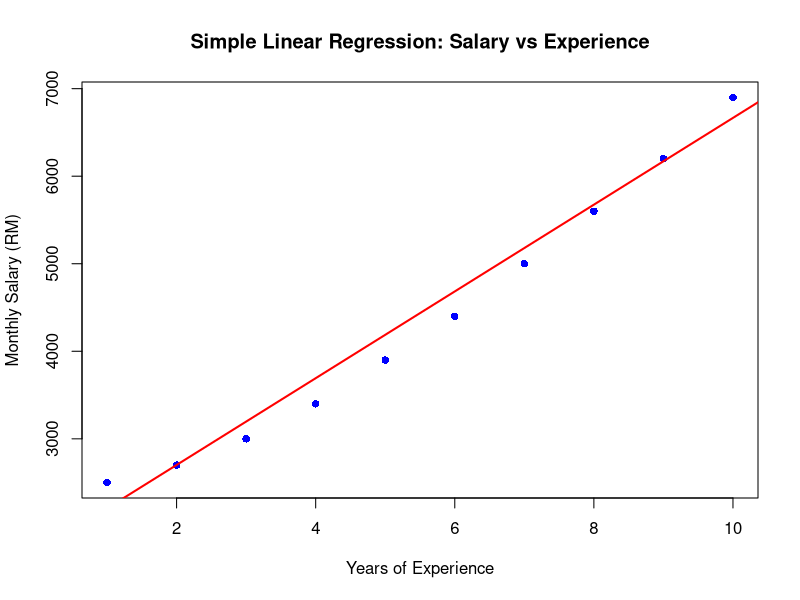

Source code (R):
# ==========================================
# Question 1: Simple Linear Regression
# ==========================================

# 1. Create the dataset based on the provided table
experience <- c(1, 2, 3, 4, 5, 6, 7, 8, 9, 10)
salary <- c(2500, 2700, 3000, 3400, 3900, 4400, 5000, 5600, 6200, 6900)
df_salary <- data.frame(Experience = experience, Salary = salary)

# 2. Split the dataset (70% training, 30% testing) 
set.seed(123) # Set random seed for reproducibility
sample_size_1 <- floor(0.7 * nrow(df_salary))
train_indices_1 <- sample(seq_len(nrow(df_salary)), size = sample_size_1)

train_data_1 <- df_salary[train_indices_1, ]
test_data_1 <- df_salary[-train_indices_1, ]

cat("--- Question 1: Simple Linear Regression Model Results ---\n")

# 3. Build the simple linear regression model (using 70% training data) 
# Target: Salary, Predictor: Experience 
model_1 <- lm(Salary ~ Experience, data = train_data_1)

# Output the model summary statistics
print(summary(model_1))

# 4. Perform predictions on the testing set (for model validation) 
predictions_1 <- predict(model_1, newdata = test_data_1)
cat("Testing set prediction results:\n")
print(data.frame(Actual = test_data_1$Salary, Predicted = predictions_1))

# 5. Visualize the output (scatter plot with regression line) 
# Plot scatter plot for the full dataset 
plot(df_salary$Experience, df_salary$Salary,
     main = "Simple Linear Regression: Salary vs Experience",
     xlab = "Years of Experience",
     ylab = "Monthly Salary (RM)",
     pch = 16,        # Point shape (solid circle)
     col = "blue")    # Point color

# Overlay the regression line fitted on the training set 
abline(model_1, col = "red", lwd = 2) # lwd=2 increases line width
